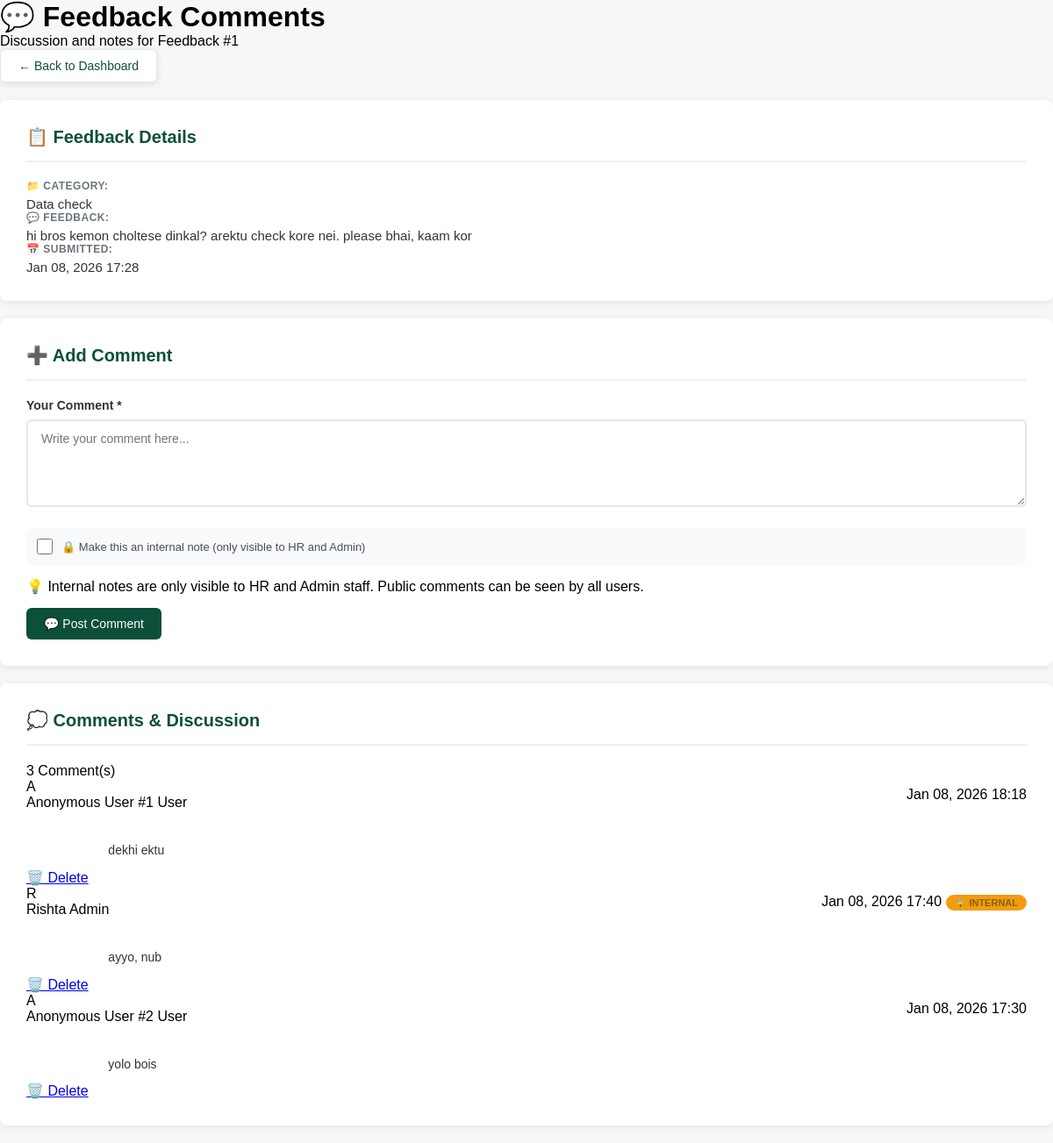
/feedback/feedback_comments.php?id=1 (signed in), run on the app's committed database.
### tables this page shows
CREATE TABLE `feedback` (
  `feedback_id` int(11) NOT NULL,
  `feedback_text` text NOT NULL,
  `is_anonymous` tinyint(1) NOT NULL,
  `submitted_at` timestamp NOT NULL DEFAULT current_timestamp(),
  `sentiment_score` decimal(5,2) DEFAULT NULL,
  `sentiment_label` varchar(50) DEFAULT NULL,
  `is_resolved` tinyint(1) DEFAULT 0,
  `priority` enum('low','medium','high','critical') NOT NULL,
  `resolved_by` int(11) DEFAULT NULL,
  `resolved_at` timestamp NULL DEFAULT NULL,
  `user_id` int(11) NOT NULL,
  `category_id` int(11) DEFAULT NULL
);

CREATE TABLE `category` (
  `category_id` int(11) NOT NULL,
  `category_name` varchar(255) NOT NULL,
  `created_at` timestamp NOT NULL DEFAULT current_timestamp()
);

CREATE TABLE `feedback_comments` (
  `comment_id` int(11) NOT NULL,
  `feedback_id` int(11) NOT NULL,
  `user_id` int(11) NOT NULL,
  `comment_text` text NOT NULL,
  `parent_comment_id` int(11) DEFAULT NULL,
  `is_internal` tinyint(1) DEFAULT 0,
  `created_at` timestamp NOT NULL DEFAULT current_timestamp(),
  `edited_at` timestamp NULL DEFAULT NULL
);

CREATE TABLE `management_user` (
  `user_id` int(11) NOT NULL,
  `name` varchar(255) NOT NULL,
  `email` varchar(255) NOT NULL,
  `password_hash` varchar(255) NOT NULL,
  `role` enum('admin','hr','user') NOT NULL,
  `created_at` timestamp NOT NULL DEFAULT current_timestamp(),
  `last_login` timestamp NULL DEFAULT NULL
);

### feedback/feedback_comments.php (the view, shortened to what this page needs)
<?php
include('../db/db.php');
$feedback_id = intval($_GET['id']);
$feedback_sql = "SELECT f.*, c.category_name
                 FROM feedback f
                 JOIN category c ON f.category_id = c.category_id
                 WHERE f.feedback_id = ?";
$stmt = $conn->prepare($feedback_sql);
$stmt->bind_param("i", $feedback_id);
$stmt->execute();
$feedback_result = $stmt->get_result();
$feedback = $feedback_result->fetch_assoc();
if ($_SESSION['role'] == 'admin' || $_SESSION['role'] == 'hr') {
    $comments_sql = "SELECT c.*, u.name as commenter_name, u.role as commenter_role
                     FROM feedback_comments c
                     JOIN management_user u ON c.user_id = u.user_id
                     WHERE c.feedback_id = ?
                     ORDER BY c.created_at DESC";
} else {
    $comments_sql = "SELECT c.*, u.name as commenter_name, u.role as commenter_role
                     FROM feedback_comments c
                     JOIN management_user u ON c.user_id = u.user_id
                     WHERE c.feedback_id = ? AND c.is_internal = 0
                     ORDER BY c.created_at DESC";
}
$comments_stmt = $conn->prepare($comments_sql);
$comments_stmt->bind_param("i", $feedback_id);
$comments_stmt->execute();
$comments_result = $comments_stmt->get_result();
?>
<!DOCTYPE html>
<html lang="en">
<head>
    <link rel="stylesheet" href="feedback_comments.css">
</head>
<body>
<div class="container">
    <div class="header-card">
        <h1>💬 Feedback Comments</h1>
        <p>Discussion and notes for Feedback #<?php echo $feedback_id; ?></p>
    </div>
    <a href="<?php
        if ($_SESSION['role'] == 'admin') {
            echo '../admin/admin_dashboard.php';
        } elseif ($_SESSION['role'] == 'hr') {
            echo '../hr/hr_dashboard.php';
        } else {
            echo '../user/user_dashboard.php';
        }
    ?>" class="button btn-back">← Back to Dashboard</a>
    <div class="card">
        <h2>📋 Feedback Details</h2>
        <div class="info-box">
            <div class="info-item">
                <span class="info-label">📁 Category:</span>
                <span class="info-value"><?php echo htmlspecialchars($feedback['category_name']); ?></span>
            </div>
            <div class="info-item">
                <span class="info-label">💬 Feedback:</span>
                <span class="info-value"><?php echo htmlspecialchars($feedback['feedback_text']); ?></span>
            </div>
            <div class="info-item">
                <span class="info-label">📅 Submitted:</span>
                <span class="info-value"><?php echo date('M d, Y H:i', strtotime($feedback['submitted_at'])); ?></span>
            </div>
        </div>
    </div>
    <div class="card">
        <h2>➕ Add Comment</h2>
        <form method="POST" action="" class="comment-form">
            <div class="form-group">
                <label for="comment_text">Your Comment *</label>
                <textarea id="comment_text" name="comment_text" required placeholder="Write your comment here..."></textarea>
            </div>
            <?php if ($_SESSION['role'] == 'admin' || $_SESSION['role'] == 'hr'): ?>
            <div class="checkbox-group">
                <input type="checkbox" id="is_internal" name="is_internal" value="1">
                <label for="is_internal">🔒 Make this an internal note (only visible to HR and Admin)</label>
            </div>
            <div class="internal-note">
                💡 Internal notes are only visible to HR and Admin staff. Public comments can be seen by all users.
            </div>
            <?php endif; ?>
            <button type="submit" name="add_comment" class="button btn-primary" style="margin-top: 15px;">💬 Post Comment</button>
        </form>
    </div>
    <div class="card">
        <div class="comments-header">
            <h2>💭 Comments & Discussion</h2>
            <span class="comments-count"><?php echo $comments_result->num_rows; ?> Comment(s)</span>
        </div>
        <?php if ($comments_result->num_rows > 0): ?>
            <?php
            $comment_number = 1;
            while ($comment = $comments_result->fetch_assoc()):
                $is_hr_admin_comment = in_array($comment['commenter_role'], ['hr', 'admin']);
                $is_own_comment = ($comment['user_id'] == $_SESSION['user_id']);
                if ($is_hr_admin_comment) {
                    $display_name = htmlspecialchars($comment['commenter_name']);
                    $display_role = ucfirst($comment['commenter_role']);
                } else {
                    if ($is_own_comment) {
                        $display_name = "You";
                        $display_role = "Your Comment";
                    } else {
                        $display_name = "Anonymous User #" . $comment_number;
                        $display_role = "User";
                        $comment_number++;
                    }
                }
            ?>
                <div class="comment-item <?php echo $comment['is_internal'] ? 'internal' : ''; ?>">
                    <div class="comment-header">
                        <div class="commenter-info">
                            <div class="commenter-avatar">
                                <?php echo strtoupper(substr($display_name, 0, 1)); ?>
                            </div>
                            <div class="commenter-details">
                                <span class="commenter-name"><?php echo $display_name; ?></span>
                                <span class="commenter-role"><?php echo $display_role; ?></span>
                            </div>
                        </div>
                        <div class="comment-meta">
                            <span class="comment-date"><?php echo date('M d, Y H:i', strtotime($comment['created_at'])); ?></span>
                            <?php if ($comment['is_internal']): ?>
                                <span class="internal-badge">🔒 Internal</span>
                            <?php endif; ?>
                        </div>
                    </div>
                    <div class="comment-text">
                        <?php echo nl2br(htmlspecialchars($comment['comment_text'])); ?>
                    </div>
                    <?php if ($is_own_comment || $_SESSION['role'] == 'admin'): ?>
                        <div class="comment-actions">
                            <a href="?id=<?php echo $feedback_id; ?>&delete_comment=<?php echo $comment['comment_id']; ?>"
                               class="btn-delete"
                               onclick="return confirm('Are you sure you want to delete this comment?')">
                                🗑️ Delete
                            </a>
                        </div>
                    <?php endif; ?>
                </div>
            <?php endwhile; ?>
        <?php endif; ?>
    </div>
</div>
</body>
</html>

### feedback/feedback_comments.css (style rules this page uses)
* { margin: 0; padding: 0; box-sizing: border-box; font-family: Arial, sans-serif; }
body { background-color: #f5f7f8; }
:root { --primary-green-dark: #0c4f3b; --accent-green-light: #32b25e; --pending-color: #f39c12; }
.button { padding: 10px 20px; border-radius: 6px; text-decoration: none; font-weight: 500; transition: all 0.3s ease; display: inline-block; border: none; cursor: pointer; font-size: 14px; }
.btn-back { background: white; color: var(--primary-green-dark); margin-bottom: 20px; box-shadow: 0 2px 8px rgba(0,0,0,0.1); border: 1px solid #e1e8ed; }
.btn-primary { background: var(--primary-green-dark); color: white; }
.card, .attachments-card, .add-comment-form { background: white; padding: 30px; border-radius: 8px; margin-bottom: 20px; box-shadow: 0 2px 8px rgba(0,0,0,0.08); }
.card h2, .attachments-card h2 { font-size: 20px; color: var(--primary-green-dark); margin-bottom: 20px; padding-bottom: 15px; border-bottom: 2px solid #f0f0f0; font-weight: 600; }
.info-item { display: flex; flex-direction: column; gap: 5px; }
.info-label { font-size: 12px; color: #6c757d; text-transform: uppercase; font-weight: 600; letter-spacing: 0.5px; }
.info-value { font-size: 15px; color: #333; font-weight: 500; }
.comment-header { display: flex; justify-content: space-between; align-items: center; margin-bottom: 12px; }
.comment-text { color: #333; line-height: 1.6; font-size: 14px; white-space: pre-wrap; margin-bottom: 10px; }
.comment-actions { display: flex; gap: 12px; }
.internal-badge { background: var(--pending-color); color: #856404; padding: 3px 10px; border-radius: 10px; font-size: 11px; font-weight: 700; text-transform: uppercase; }
.form-group { margin-bottom: 20px; }
.form-group label { display: block; margin-bottom: 8px; font-weight: 600; color: #333; font-size: 14px; }
.form-group textarea { width: 100%; padding: 12px 15px; border: 2px solid #e1e8ed; border-radius: 6px; font-size: 14px; transition: all 0.3s ease; font-family: inherit; resize: vertical; min-height: 100px; }
.checkbox-group { display: flex; align-items: center; gap: 10px; padding: 12px; background: #f8f9fa; border-radius: 8px; margin-bottom: 15px; }
.checkbox-group input[type="checkbox"] { width: 18px; height: 18px; cursor: pointer; }
.checkbox-group label { cursor: pointer; font-size: 13px; color: #495057; margin: 0; }

### data on the page
feedback: category.category_name "Data check", feedback_text "hi bros kemon choltese dinkal? arektu check kore nei. please bhai, kaam kor", submitted_at "Jan 08, 2026 17:28"
feedback_comments: display_name "A", display_name "Anonymous User #1", user "User", created_at "Jan 08, 2026 18:18", comment_text "dekhi ektu"
feedback_comments: user.name "R", user.name "Rishta", user.role "Admin", created_at "Jan 08, 2026 17:40", is_internal "🔒 INTERNAL", comment_text "ayyo, nub"
feedback_comments: display_name "A", display_name "Anonymous User #2", user "User", created_at "Jan 08, 2026 17:30", comment_text "yolo bois"

### other printed values
$feedback_id "1"
$comments_result->num_rows "3"
